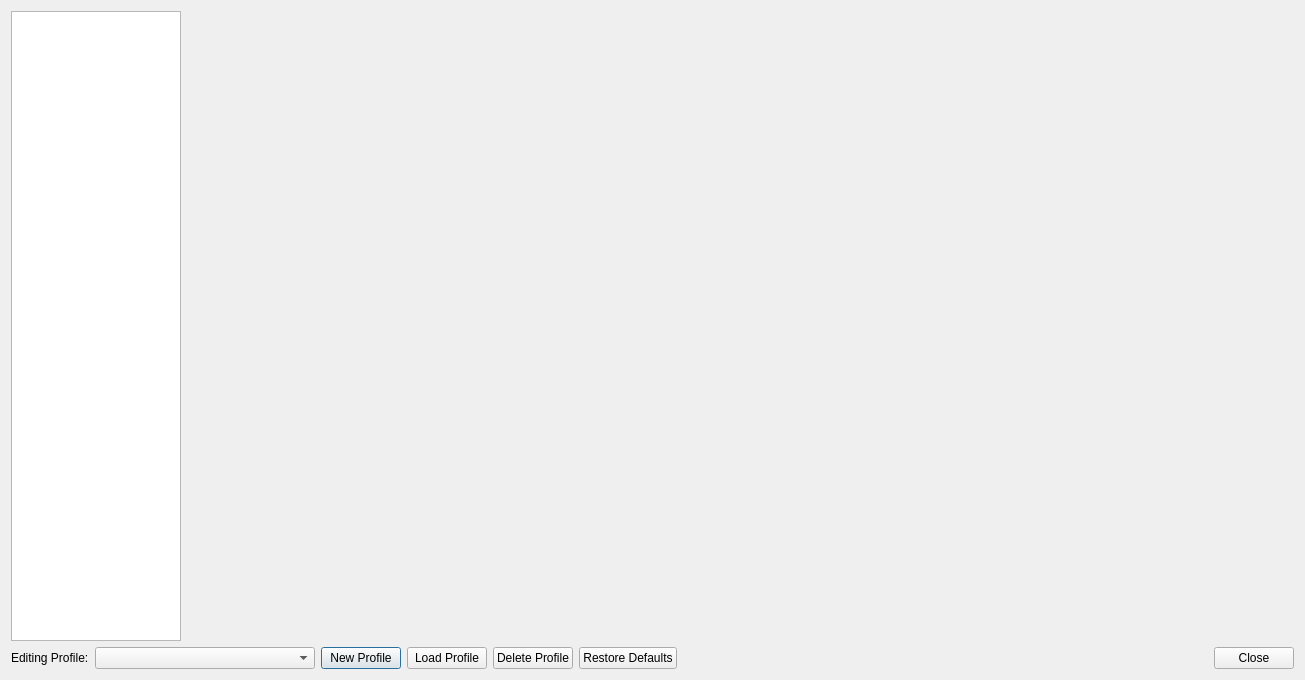
<?xml version="1.0" encoding="UTF-8"?>
<ui version="4.0">
 <class>ControllerSettingsDialog</class>
 <widget class="QDialog" name="ControllerSettingsDialog">
  <property name="windowModality">
   <enum>Qt::WindowModal</enum>
  </property>
  <property name="geometry">
   <rect>
    <x>0</x>
    <y>0</y>
    <width>1305</width>
    <height>680</height>
   </rect>
  </property>
  <property name="sizePolicy">
   <sizepolicy hsizetype="Expanding" vsizetype="Expanding">
    <horstretch>0</horstretch>
    <verstretch>0</verstretch>
   </sizepolicy>
  </property>
  <property name="windowTitle">
   <string>PCSX2 Controller Settings</string>
  </property>
  <layout class="QGridLayout" name="gridLayout">
   <item row="0" column="0">
    <widget class="QListWidget" name="settingsCategory">
     <property name="sizePolicy">
      <sizepolicy hsizetype="Expanding" vsizetype="Expanding">
       <horstretch>0</horstretch>
       <verstretch>0</verstretch>
      </sizepolicy>
     </property>
     <property name="minimumSize">
      <size>
       <width>170</width>
       <height>0</height>
      </size>
     </property>
     <property name="maximumSize">
      <size>
       <width>170</width>
       <height>16777215</height>
      </size>
     </property>
     <property name="iconSize">
      <size>
       <width>32</width>
       <height>32</height>
      </size>
     </property>
    </widget>
   </item>
   <item row="0" column="1">
    <widget class="QStackedWidget" name="settingsContainer">
     <property name="minimumSize">
      <size>
       <width>1100</width>
       <height>620</height>
      </size>
     </property>
    </widget>
   </item>
   <item row="1" column="0" colspan="2">
    <layout class="QHBoxLayout" name="horizontalLayout_2">
     <item>
      <layout class="QHBoxLayout" name="horizontalLayout">
       <item>
        <widget class="QLabel" name="label">
         <property name="text">
          <string>Editing Profile:</string>
         </property>
        </widget>
       </item>
       <item>
        <widget class="NoScrollQComboBox" name="currentProfile">
         <property name="sizePolicy">
          <sizepolicy hsizetype="Fixed" vsizetype="Fixed">
           <horstretch>0</horstretch>
           <verstretch>0</verstretch>
          </sizepolicy>
         </property>
         <property name="minimumSize">
          <size>
           <width>220</width>
           <height>0</height>
          </size>
         </property>
        </widget>
       </item>
       <item>
        <widget class="QPushButton" name="newProfile">
         <property name="text">
          <string>New Profile</string>
         </property>
         <property name="icon">
          <iconset theme="file-add-line">
           <normaloff>.</normaloff>.</iconset>
         </property>
        </widget>
       </item>
       <item>
        <widget class="QPushButton" name="loadProfile">
         <property name="text">
          <string>Load Profile</string>
         </property>
         <property name="icon">
          <iconset theme="folder-open-line">
           <normaloff>.</normaloff>.</iconset>
         </property>
        </widget>
       </item>
       <item>
        <widget class="QPushButton" name="deleteProfile">
         <property name="text">
          <string>Delete Profile</string>
         </property>
         <property name="icon">
          <iconset theme="file-reduce-line">
           <normaloff>.</normaloff>.</iconset>
         </property>
        </widget>
       </item>
       <item>
        <widget class="QPushButton" name="restoreDefaults">
         <property name="text">
          <string>Restore Defaults</string>
         </property>
         <property name="icon">
          <iconset theme="restart-line">
           <normaloff>.</normaloff>.</iconset>
         </property>
        </widget>
       </item>
      </layout>
     </item>
     <item>
      <widget class="QDialogButtonBox" name="buttonBox">
       <property name="standardButtons">
        <set>QDialogButtonBox::Close</set>
       </property>
      </widget>
     </item>
    </layout>
   </item>
  </layout>
 </widget>
 <customwidgets>
  <customwidget>
   <class>NoScrollQComboBox</class>
   <extends>QComboBox</extends>
   <header>NoScrollQComboBox.h</header>
  </customwidget>
 </customwidgets>
 <resources>
  <include location="../resources/resources.qrc"/>
 </resources>
 <connections/>
</ui>
